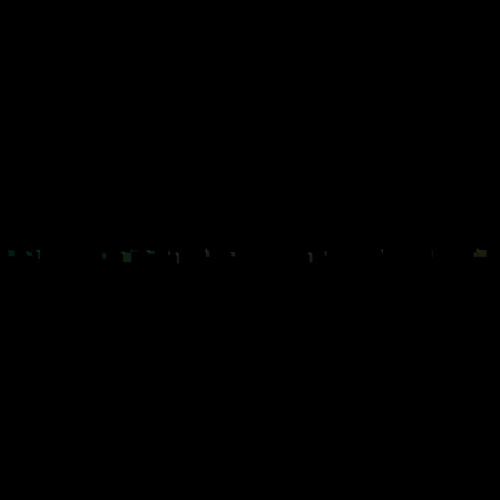
Frame 1 (no input)
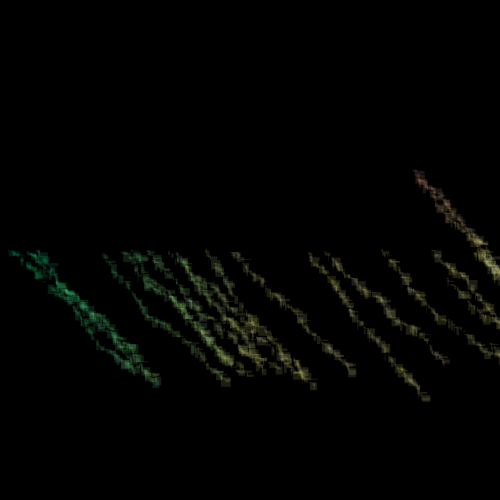
Frame 60 (the mouse pressed at the canvas centre just before this capture)
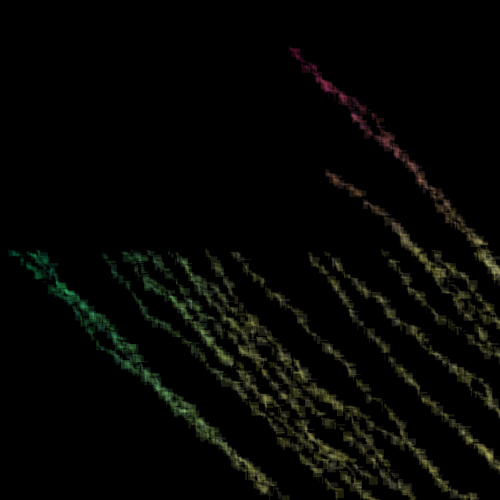
Frame 120 (the mouse held since frame 60 and released just before this capture)

The Processing sketch that drew these frames (run headless with seeded random() and noise(); from frame 60 on, the mouse is pressed at the canvas centre):

// Processing sketch: processing_92989
// ── processing_92989.pde

//Lauren Lee
//Creative Computing
//Week 7: Class
//3/14/13

Pattern [] glass = new Pattern [170];

void setup () {
  size(500,500);
  background(0);
  smooth();
 noStroke();
  for(int i = 0; i < glass.length; i +=10) {
  float x = random(width);
  float y = random(height);
  glass[i] = new Pattern(x,y);
  }
}

void draw() {
  for (int i = 0; i <glass.length; i+=10) {
  glass[i].move();
  glass[i].display();
  }
}

class Pattern {
  float x;
  float y;
  float speed =4;
  
  Pattern(float startX, float startY) {
  x=startX;
  y=height/2;
  }
  
  void move() {
  x += random(speed);
  y += random(speed);
  if((x>width) || (x<0)) {
    speed = -speed;
  }
  if((y>height) || (y<0)) {
    speed = -speed;
  }
  }
  
  void display() {
  fill(x,y,random(100,200), 30);
  ellipse(x,y,random(5), random(5));
  rect(x,y, random(10), random (10));
  }
  }
